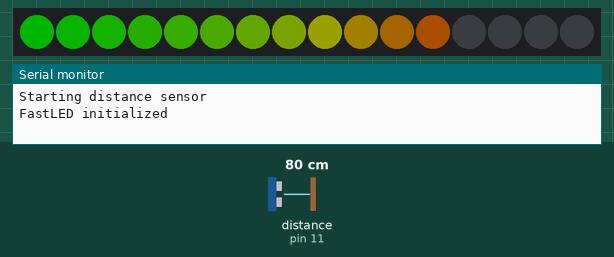
This sketch was run on a simulated Arduino Uno, built with avr-gcc and run on an emulated ATmega328P. Parts: 16 RGB LEDs in strip order, left to right, the last lines printed to the serial monitor. Wiring (inferred from the names in the program): ultrasonic range finder: trigger pin 12; echo pin 11. Inputs (shaded band) come from the test bench; at power-on: distance to the obstacle (sensor on pin 11) 80 cm. The echo pulse lasts 58.3 µs per cm; dim RGB values are drawn brighter than linear.

Above: at 3.2 s.
3.3 s: distance to the obstacle (sensor on pin 11) set to 35 cm
At 5.19 s:
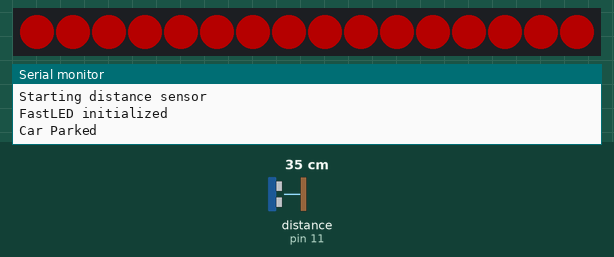
5.3 s: distance to the obstacle (sensor on pin 11) set to 250 cm
At 5.99 s:
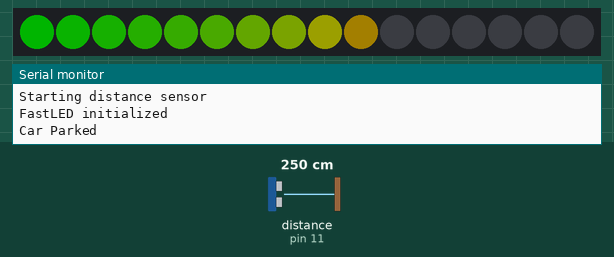
7.6 s: distance to the obstacle (sensor on pin 11) set to 177 cm
At 8.9 s:
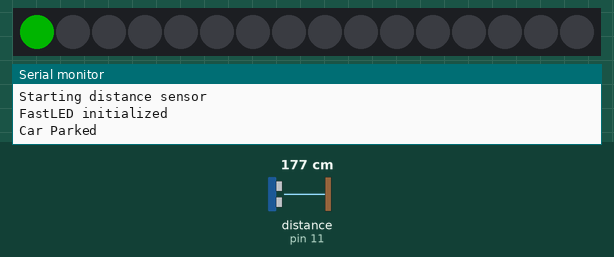
10.6 s: distance to the obstacle (sensor on pin 11) set to 299 cm
Timing chart, 0 to 13.2 s (numbered marks = the images above; inputs shaded):
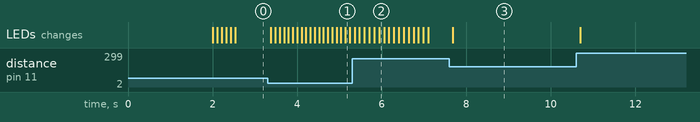

The sketch:

ParkingSensor.ino
```cpp
// (licence header left out)
#include <FastLED.h>

#define LED_PIN   6 // NeoPixels input pin

#define trigPin  12  // Arduino pin tied to trigger pin on the ultrasonic sensor.
#define echoPin  11  // Arduino pin tied to echo pin on the ultrasonic sensor.

#define NUMPIXELS      16 // Number of nexpixels in ring/strip
#define MAX_INTESITY   80  // Intesity of leds (in percentage). Remeber more intesity requires more power.

// The maximum rated measuring range for the HC-SR04 is about 400-500cm.
#define MAX_DISTANCE 180 // Max distance we want to start indicating green (in cm)
#define PANIC_DISTANCE 40 // Mix distance we red warning indication should be active (in cm)
#define PARKED_DISTANCE 70 // Distance when "parked signal" should be sent to controller (in cm)

#define PARK_OFF_TIMEOUT 20000 // Number of milliseconds until turning off light when parked.

// Enable debug prints to serial monitor

CRGB leds[NUMPIXELS];

unsigned long sendInterval = 5000;  // Send park status at maximum every 5 second.
unsigned long lastSend;

int oldParkedStatus=-1;

unsigned long blinkInterval = 100; // blink interval (milliseconds)
unsigned long lastBlinkPeriod;
bool blinkColor = true;

// To make a fading motion on the led ring/tape we only move one pixel/distDebounce time
unsigned long distDebounce = 30;
unsigned long lastDebouncePeriod;
int numLightPixels=0;
int skipZero=0;

void setup() {
  Serial.begin(115200);
  Serial.println("Starting distance sensor");
  delay( 2000 ); // power-up safety delay
  FastLED.addLeds<NEOPIXEL, LED_PIN>(leds, NUMPIXELS);

  FastLED.setBrightness(  MAX_INTESITY );

  Serial.println("FastLED initialized");
}

void loop() {
  FastLED.delay(100);
  // establish variables for duration of the ping,
  // and the distance result in inches and centimeters:
  long duration;

  // The sensor is triggered by a HIGH pulse of
  // 10 or more microseconds.
  // Give a short LOW pulse beforehand to
  // ensure a clean HIGH pulse:
  pinMode(trigPin, OUTPUT);
  digitalWrite(trigPin, LOW);
  delayMicroseconds(2);
  digitalWrite(trigPin, HIGH);
  delayMicroseconds(10);
  digitalWrite(trigPin, LOW);

  // Read the signal from the sensor: a HIGH pulse whose
  // duration is the time (in microseconds) from the sending
  // of the ping to the reception of its echo off of an object.
  pinMode(echoPin, INPUT);
  duration = pulseIn(echoPin, HIGH);

  // convert the time into a distance
  int fullDist = microsecondsToCentimeters(duration);

 // Serial.print(fullDist);  Serial.println("cm");
  unsigned long now = millis();

  int displayDist = min(fullDist, MAX_DISTANCE);

  if (displayDist == 0 && skipZero<10) {
    // Try to filter zero readings
    skipZero++;
    Serial.println("SkipZero");
    return;
  }

  // Check if it is time to alter the leds
  if (now-lastDebouncePeriod > distDebounce) {
    lastDebouncePeriod = now;

    // Update parked status
    int parked = displayDist != 0 && displayDist<PARKED_DISTANCE;
    if (parked != oldParkedStatus && now-lastSend > sendInterval) {
      if (parked)
        Serial.println("Car Parked");
      else
        Serial.println("Car Gone");

      // send(msg.set(parked));

      oldParkedStatus = parked;
      lastSend = now;
    }

    if (parked && now-lastSend > PARK_OFF_TIMEOUT) {
      // We've been parked for a while now. Turn off all pixels
      for(int i=0;i<NUMPIXELS;i++){
        leds[i] = CRGB( 0, 0, 0);
        // Serial.println("Turn off all pixels");
        FastLED.delay(200);
      }
    } else {
      if (displayDist == 0) {
        // No reading from sensor, assume no object found
        numLightPixels--;
        FastLED.delay(100);
      } else {
        skipZero = 0;
        int newLightPixels = NUMPIXELS - (NUMPIXELS*(displayDist-PANIC_DISTANCE)/(MAX_DISTANCE-PANIC_DISTANCE));
        if (newLightPixels>numLightPixels) {
          // Fast raise
          numLightPixels += max((newLightPixels - numLightPixels) / 2, 1);
        } else if (newLightPixels<numLightPixels) {
          // Slow decent
          numLightPixels--;
        }
      }

      if (numLightPixels>=NUMPIXELS) {
        // Do some intense red blinking
        if (now-lastBlinkPeriod > blinkInterval) {
          blinkColor = !blinkColor;
          lastBlinkPeriod = now;
        }
        for(int i=0;i<numLightPixels;i++){
          leds[i] = CRGB( blinkColor?255*MAX_INTESITY/100:0,0,0);
          //pixels.setPixelColor(i, pixels.Color(blinkColor?255*MAX_INTESITY/100:0,0,0));
        }
      } else {
        for(int i=0;i<numLightPixels;i++){
          int r = 255 * i/NUMPIXELS;
          int g = 255 - r;
          // pixels.Color takes RGB values, from 0,0,0 up to 255,255,255
          leds[i] = CRGB( r*MAX_INTESITY/100,g*MAX_INTESITY/100,0);
          //pixels.setPixelColor(i, pixels.Color(r*MAX_INTESITY/100,g*MAX_INTESITY/100,0));
        }
        // Turn off the rest
        for(int i=numLightPixels;i<NUMPIXELS;i++){
          //pixels.setPixelColor(i, pixels.Color(0,0,0));
          leds[i] = CRGB( 0, 0, 0);
        }
      }
    }

    FastLED.show(); // This sends the updated pixel color to the hardware.
  }
}

long microsecondsToCentimeters(long microseconds)
{
  // The speed of sound is 340 m/s or 29 microseconds per
  // centimeter. The ping travels out and back, so to find
  //the distance of the object we take half of the distance
  //travelled.
  return microseconds / 29 / 2;
}
```

Measured:
- after the input at 3.3 s, the LEDs: first change after 0.08 s (image 1 shows a later state)
- after the input at 5.3 s, the LEDs: first change after 0.06 s (image 2 shows a later state)
- after the input at 7.6 s, the LEDs: change after 0.08 s (image 3)
